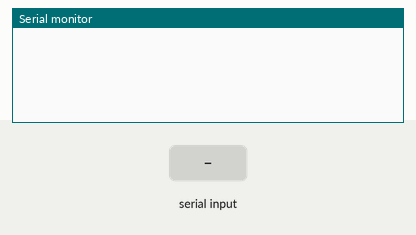
Simulated run of this sketch. Board: ESP8266 (NodeMCU). On the bench: the last lines printed to the serial monitor. The test bench sets the inputs (shaded band).

Above: at 2.7 s.
2.8 s: "90,45\n" received over Serial
At 4.0 s:
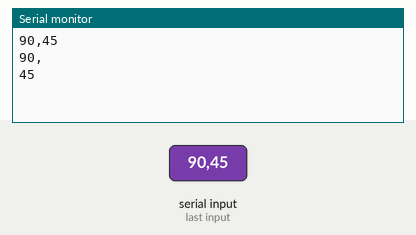
4.3 s: "1,90,45\n" received over Serial
At 5.3 s:
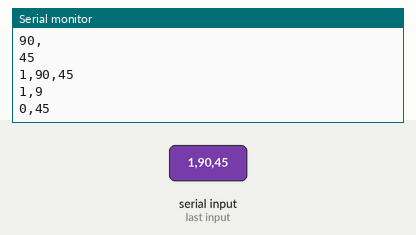
Timing chart, 0 to 7.3 s (numbered marks = the images above; inputs shaded):
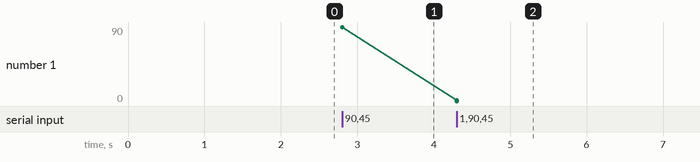

Measured:
- after the input at 2.8 s, the serial monitor: prints a new line at once (image 1)
- after the input at 4.3 s, the serial monitor: prints a new line at once (image 2)
- plotted number 1: 90 → 0 after the input at 4.3 s

The sketch:

RX_ubidots.ino
```cpp
#include "UbidotsESPMQTT.h"
#include<PubSubClient.h>
/****************************************
 * Define Constants
 ****************************************/
#define TOKEN "BBUS-jpha0xcVRxL3zk2PwFlWc2LfR****" // Your Ubidots TOKEN
#define WIFINAME "Vamsi" //Your SSID
#define WIFIPASS "0123456789" // Your Wifi Pass

Ubidots client(TOKEN);

String gas, fire;
void callback(char* topic, byte* payload, unsigned int length) {
  Serial.print("Message arrived [");
  Serial.print(topic);
  Serial.print("] ");
  for (int i=0;i<length;i++) {
    Serial.print((char)payload[i]);
  }
  Serial.println();
}

void setup() {
  Serial.begin(9600);
  client.setDebug(true); // Pass a true or false bool value to activate debug messages
  client.wifiConnection(WIFINAME, WIFIPASS);
  client.begin(callback);
}

void loop() {
  if(Serial.available())
  {
    String data=Serial.readStringUntil('\n');
    Serial.println(data);
    //int space=data.indexOf(2)
     gas = data.substring(0,3);
     Serial.println(gas);
      fire = data.substring(3);
      Serial.println(fire);
      float Gas_level =gas.toFloat();
      float fire_level =fire.toFloat();
    if(!client.connected()){
      client.reconnect();
      client.add("Gas",Gas_level);
      client.add("Fire",fire_level);
      client.ubidotsPublish("sensors");
  }
  client.loop();
  }

}


/*void loop()
{
  int a;
  a=digitalRead(D1);
  if(a == LOW)
  {
    digitalWrite(D6,LOW);
  }
  else
  {
    digitalWrite(D6,HIGH);
  }
  if(!client.connected()){
      client.reconnect();
      client.add("Fire",a);
      client.ubidotsPublish("Flame_sensor");
  }
  client.loop();
delay(500);
}
*/
```
